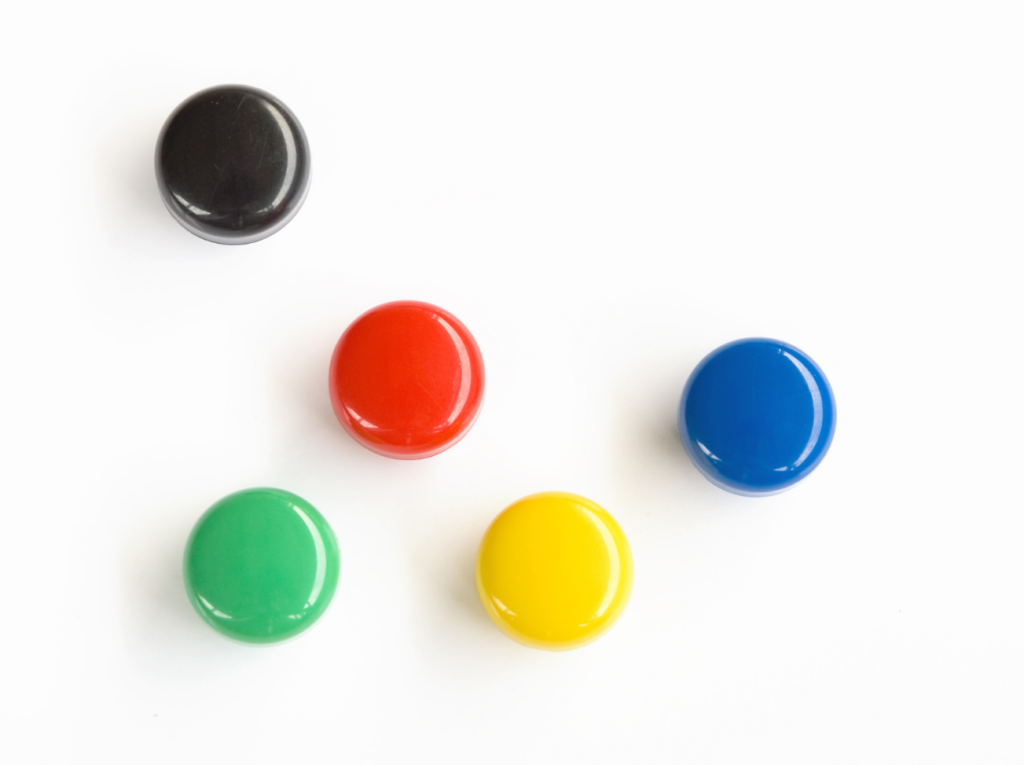
#> input picture OpenCV/smarties.png, 1024 x 765 px
$ python Morphlogical_Transformations.py
#> lines starting #> are read from the running program, lines starting #| are printed output that depends on the picture; after the words box and inside, x2 and y2 are one past the last pixel; in counts of white or black regions, pixels touching at a corner belong together
import cv2
import numpy as np
import matplotlib.pyplot as plt

img=cv2.imread('smarties.png',cv2.IMREAD_GRAYSCALE)
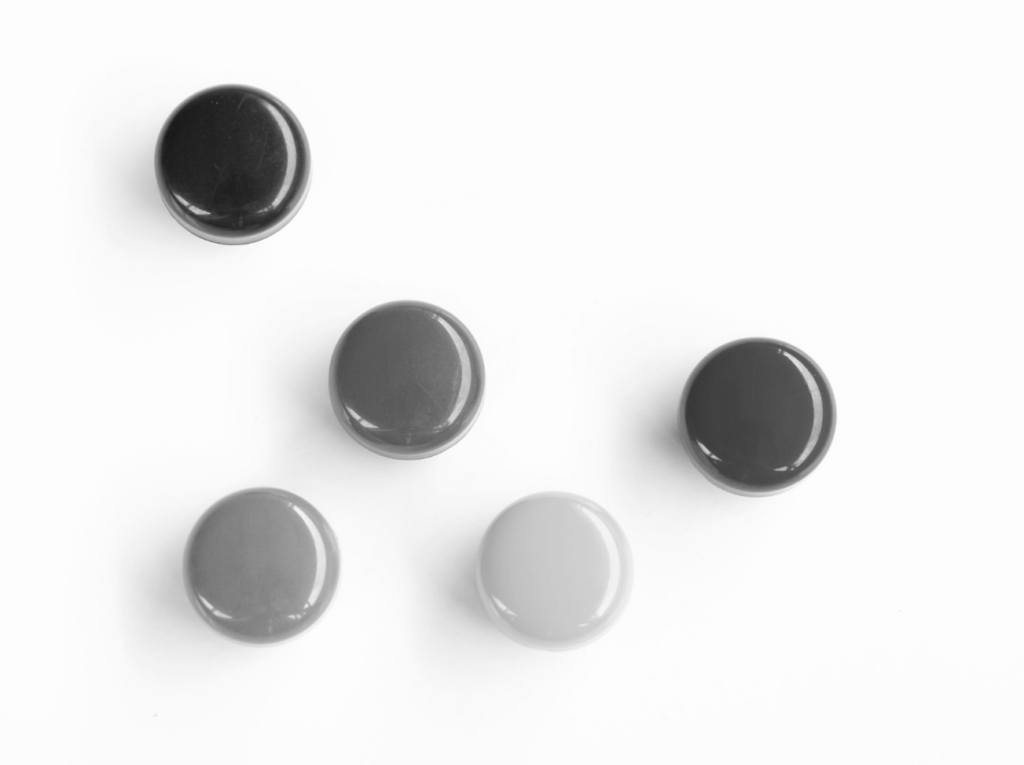
#> img: shape (765, 1024); min 24, max 254, mean 234.3
_,mask=cv2.threshold(img,220,255,cv2.THRESH_BINARY_INV)
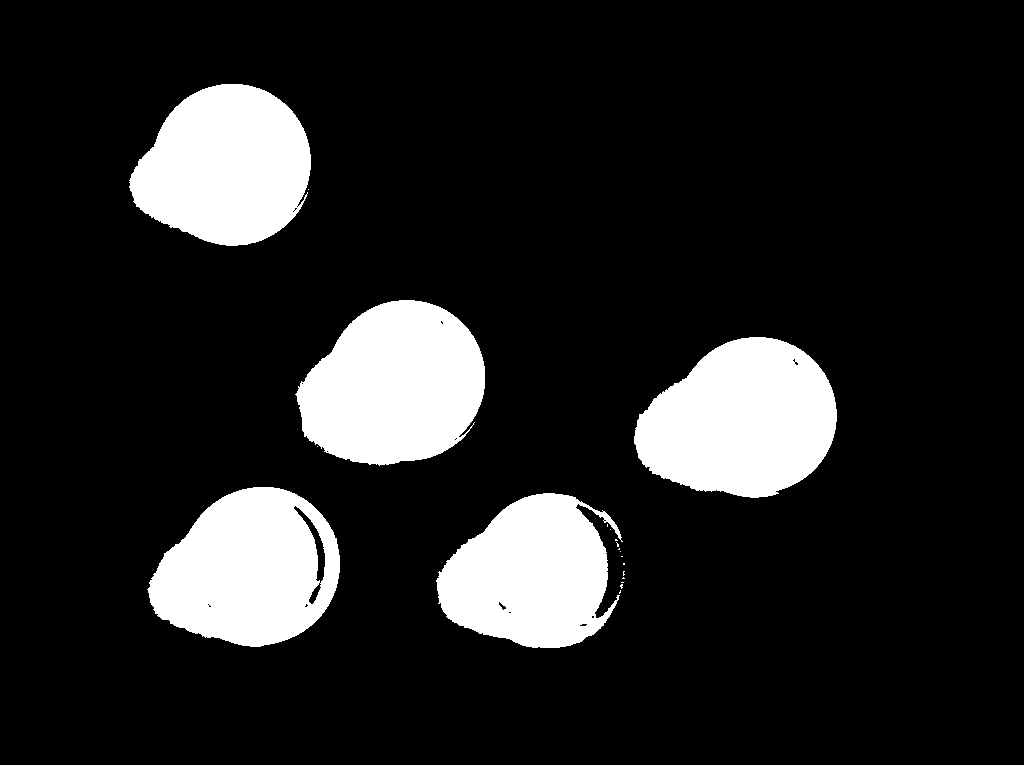
#> mask: shape (765, 1024); 14.2% white; 20 white regions (15 under 20 px), largest, box (x1, y1, x2, y2) and area: (634, 337, 837, 498) 24044, (295, 300, 485, 466) 23480, (147, 487, 340, 647) 22010, (129, 84, 311, 246) 21858, (436, 493, 623, 648) 20026

kernal=np.ones((5,5),np.uint8)
dilation=cv2.dilate(mask,kernal,iterations=2)
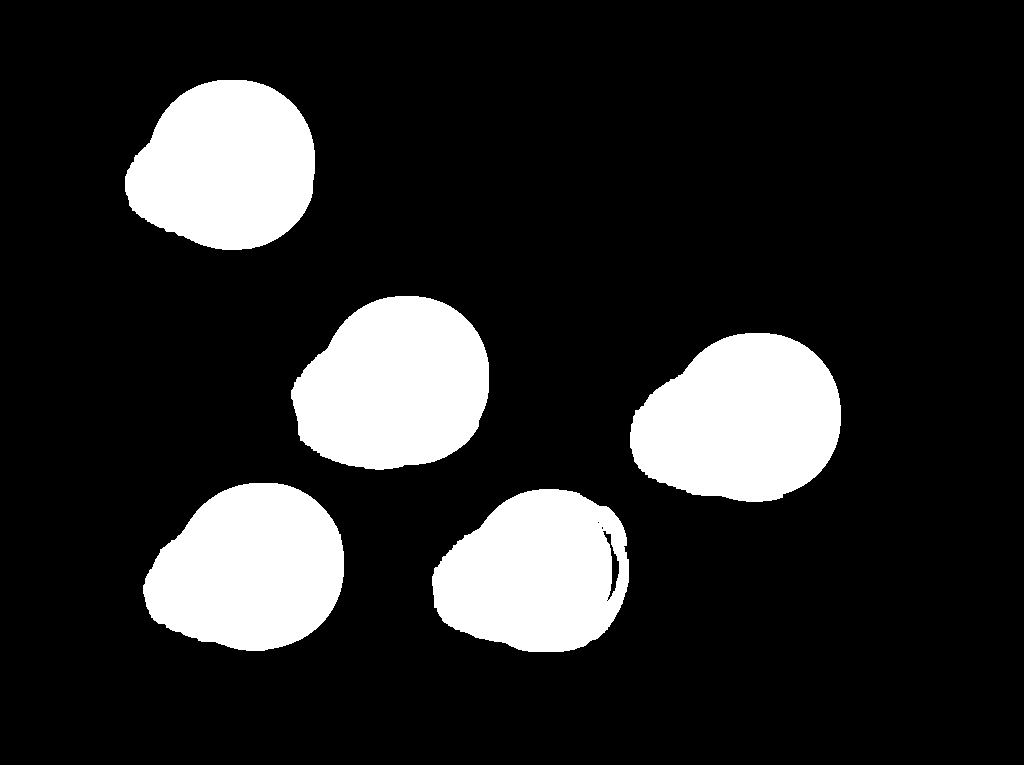
#> dilation: shape (765, 1024); 16.4% white; 5 white regions, box (x1, y1, x2, y2) and area: (630, 333, 841, 502) 27063, (291, 296, 489, 470) 26481, (143, 483, 344, 651) 25509, (125, 80, 315, 250) 24743, (432, 489, 629, 652) 24300
erosion=cv2.erode(mask,kernal,iterations=2)
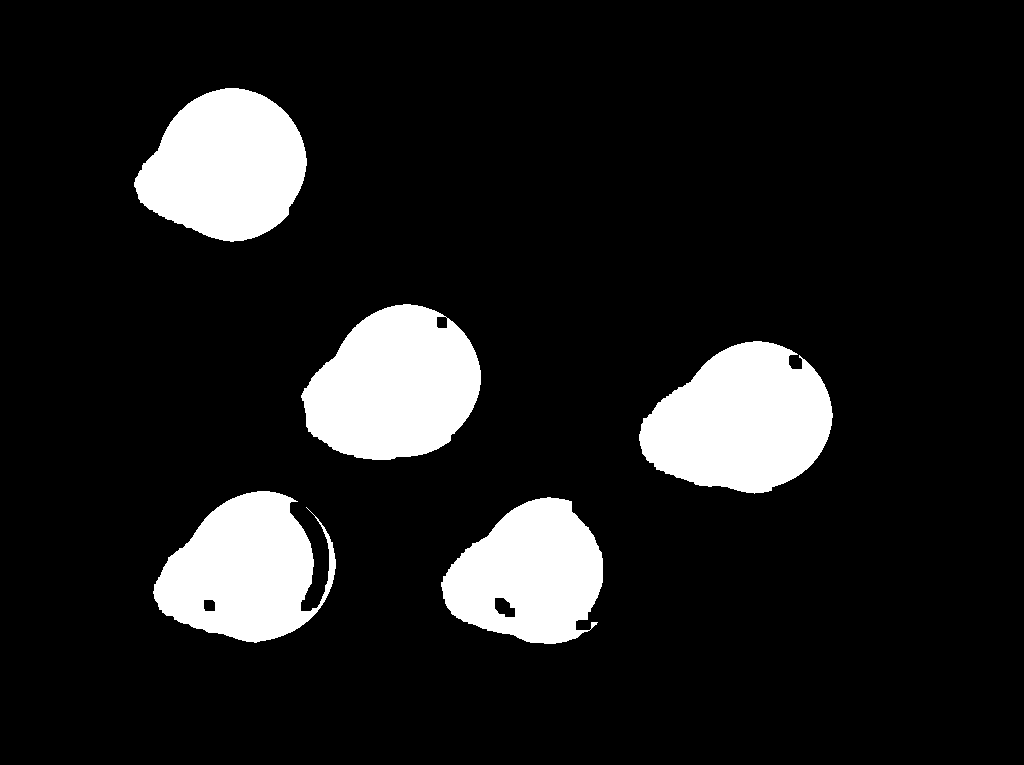
#> erosion: shape (765, 1024); 12.1% white; 5 white regions, box (x1, y1, x2, y2) and area: (639, 341, 833, 494) 21010, (301, 304, 481, 460) 20524, (134, 88, 307, 242) 19097, (153, 491, 336, 643) 17882, (441, 497, 603, 644) 16579
opening=cv2.morphologyEx(mask,cv2.MORPH_OPEN,kernal)
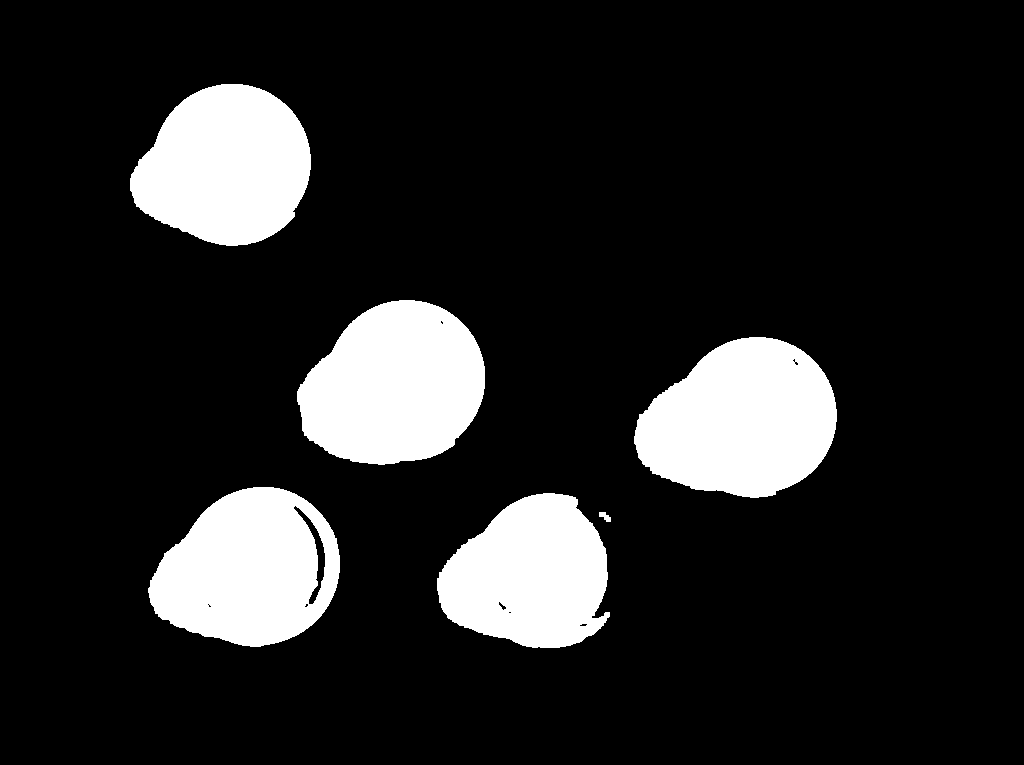
#> opening: shape (765, 1024); 14.2% white; 6 white regions, box (x1, y1, x2, y2) and area: (634, 337, 837, 498) 24018, (297, 300, 485, 465) 23387, (148, 487, 340, 647) 21979, (130, 84, 311, 246) 21788, (437, 493, 610, 648) 19668, (599, 512, 611, 522) 72
closing=cv2.morphologyEx(mask,cv2.MORPH_CLOSE,kernal)
#> closing: shape (765, 1024); 14.3% white; 8 white regions (3 under 20 px), largest, box (x1, y1, x2, y2) and area: (634, 337, 837, 498) 24074, (295, 300, 485, 466) 23559, (147, 487, 340, 647) 22214, (129, 84, 311, 246) 21919, (436, 493, 625, 648) 20237

titles=['Image','Mask','Dilation','Erosion','Opening','Closing']
images=[img,mask,dilation,erosion,opening,closing]

for i in range(6):
    plt.subplot(2,3,i+1),plt.imshow(images[i],'gray')
    plt.title(titles[i])
    plt.xticks([]),plt.yticks([])


plt.show()

$ run again, with OpenCV/sudoku.png copied over OpenCV/smarties.png
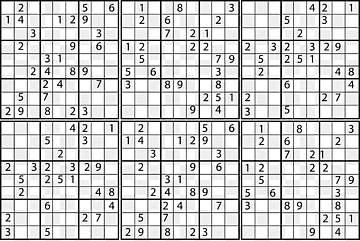
#> input picture OpenCV/sudoku.png, 360 x 241 px
#> img is the input picture: shape (241, 360); min 1, max 255, mean 204
#> `_,mask=cv2.threshold(img,220,255,cv2.THRESH_BINARY_INV)`:
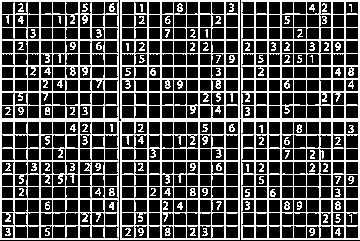
#> mask: shape (241, 360); 31.4% white in thin lines or dots
#> dilation: shape (241, 360); 96% white; 320 black regions (320 under 20 px)
#> erosion: shape (241, 360); every value is 0
#> `closing=cv2.morphologyEx(mask,cv2.MORPH_CLOSE,kernal)`:
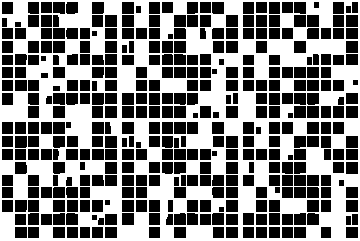
#> closing: shape (241, 360); 49.6% white; 1 white region, box (x1, y1, x2, y2) and area: (0, 0, 360, 241) 43076
